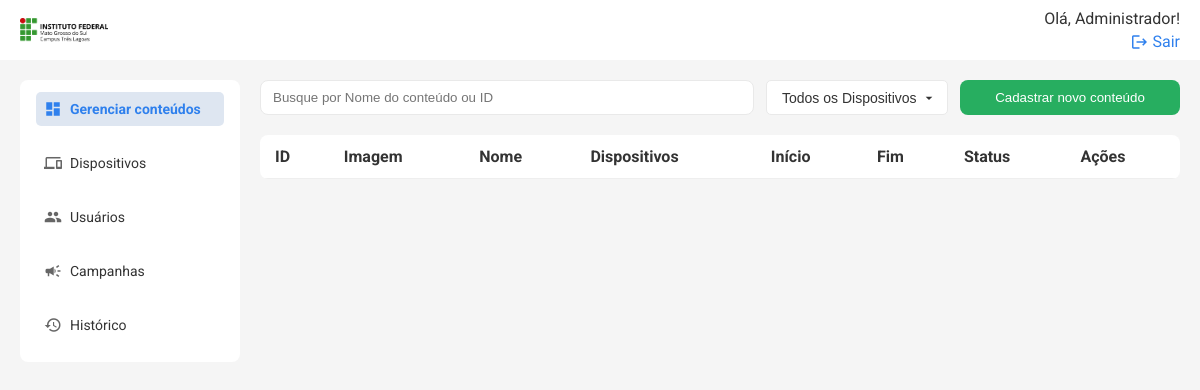
Before: /conteudos/ (signed in) with the older database file.
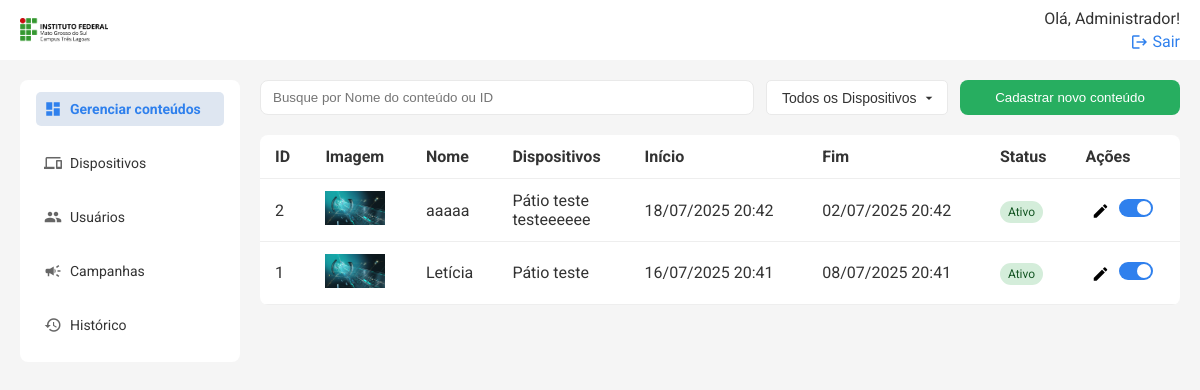
After: the same page with the newer database file.
### models.py (models this page shows, shortened)
class User(db.Model):
    id = db.Column(db.Integer, primary_key=True)
    name = db.Column(db.String(50), nullable=False)
    email = db.Column(db.String(120), nullable=False, unique=True)
    status = db.Column(db.String(10), nullable=False, default='Ativo')
    senha = db.Column(db.String(100), nullable=False)
    logUser = db.relationship('Log', backref=db.backref('user'))
    is_admin = db.Column(db.Boolean, default=False)

class Conteudo(db.Model):
    id = db.Column(db.Integer, primary_key=True)
    nome = db.Column(db.String(100), nullable=False)
    imagem = db.Column(db.String(200))
    status = db.Column(db.String(20), default='Ativo')
    data_inicio = db.Column(db.DateTime, nullable=True)
    data_fim = db.Column(db.DateTime, nullable=True)
    dispositivos = db.relationship('ConteudoDispositivo', back_populates='conteudo', cascade='all, delete-orphan')

class ConteudoDispositivo(db.Model):
    id = db.Column(db.Integer, primary_key=True)
    conteudo_id = db.Column(db.Integer, db.ForeignKey('conteudo.id'))
    dispositivo_id = db.Column(db.Integer, db.ForeignKey('tela.idTela'))
    conteudo = db.relationship('Conteudo', back_populates='dispositivos')
    dispositivo = db.relationship('Tela')

class Tela(db.Model):
    idTela = db.Column(db.Integer, primary_key=True)
    nomeDispositivo = db.Column(db.String(20), nullable=False)
    enderecoIp = db.Column(db.String(15), nullable=False, unique=True)
    status = db.Column(db.String(10), nullable=False, default='Ativo')

### routes/conteudos.py (the view)
@conteudos_bp.route('/')
@login_required
def listar_conteudos():
    conteudos = Conteudo.query.order_by(Conteudo.id.desc()).all()
    dispositivos = Tela.query.filter_by(status='Ativo').all()
    return render_template('index.html', conteudos=conteudos, dispositivos=dispositivos)

### templates/index.html (shortened to what this page needs)
{% extends 'base.html' %} {% block title %}Conteúdos{% endblock %} {% block
content %}
<div class="search-cta">
    <input
        type="text"
        placeholder="Busque por Nome do conteúdo ou ID"
        class="search"
        id="buscaConteudos"
    />
    <select id="filtroDispositivo">
        <option value="">Todos os Dispositivos</option>
    </select>
    <button class="btn" onclick="openModal()">Cadastrar novo conteúdo</button>
</div>
<table class="table">
    <thead>
        <tr>
            <th>ID</th>
            <th>Imagem</th>
            <th>Nome</th>
            <th>Dispositivos</th>
            <th>Início</th>
            <th>Fim</th>
            <th>Status</th>
            <th>Ações</th>
        </tr>
    </thead>
    <tbody id="conteudosTableBody">
        {% for conteudo in conteudos %}
        <tr>
            <td>{{ conteudo.id }}</td>
            <td>
                {% if conteudo.imagem %}
                <img
                    src="{{ url_for('static', filename=conteudo.imagem) }}"
                    alt="Imagem Conteúdo"
                    width="60"
                />
                {% else %}
                <em>Sem imagem</em>
                {% endif %}
            </td>
            <td>{{ conteudo.nome }}</td>
            <td>
                {% for rel in conteudo.dispositivos %}
                <span class="chip">{{ rel.dispositivo.nomeDispositivo }} </span
                ><br />
                {% endfor %}
            </td>
            <td>
                {{ conteudo.data_inicio.strftime('%d/%m/%Y %H:%M') if
                conteudo.data_inicio else '-' }}
            </td>
            <td>
                {{ conteudo.data_fim.strftime('%d/%m/%Y %H:%M') if
                conteudo.data_fim else '-' }}
            </td>
            <td>
                <span
                    class="status {{ 'ativo' if conteudo.status == 'Ativo' else 'inativo' }}"
                >
                    {{ conteudo.status }}
                </span>
            </td>
            <td>
                <button
                    class="edit"
                    title="Editar conteúdo"
                    onclick="editConteudo({{ conteudo.id }})"
                >
                    <span class="material-icons">edit</span>
                </button>
                <label class="switch" title="Ativar/Inativar conteúdo">
                    <span class="slider"></span>
                </label>
            </td>
        </tr>
        {% endfor %}
    </tbody>
</table>
{% endblock %}

### templates/base.html (shortened to what this page needs)
<!DOCTYPE html>
<html lang="pt-BR">
    <head>
        <link
            rel="stylesheet"
            href="{{ url_for('static', filename='styles.css') }}"
        />
    </head>
    <body>
        {% include 'topo.html' %}
        <div class="container">
            {% include 'menu.html' %}
            <main class="content">{% block content %}{% endblock %}</main>
        </div>
    </body>
</html>

### templates/topo.html (shortened to what this page needs)
<header class="topbar">
    <a href="{{ url_for('conteudos.listar_conteudos') }}" class="logo-topo">
        <img
            src="{{ url_for('static', filename='images/logo-ifms-tl.png') }}"
            alt="IFMS Logo"
            style="height: 24px; vertical-align: middle; margin-right: 8px"
        />
    </a>
    <div class="profile">
        {% if session['user_name'] %}
        <span>Olá, {{ session['user_name'] }}!</span>
        <a href="{{ url_for('auth.logout') }}">
            <span class="material-icons">logout</span>
            Sair
        </a>
        {% else %}
        <a href="{{ url_for('auth.login_usuario') }}">Entrar</a>
        {% endif %}
    </div>
</header>

### templates/menu.html
<aside class="sidebar">
    <nav>
        <a
            href="{{ url_for('conteudos.listar_conteudos') }}"
            class="{% if request.path == url_for('conteudos.listar_conteudos') %}active{% endif %}"
        >
            <span class="material-icons">dashboard</span>
            Gerenciar conteúdos
        </a>
        <a
            href="{{ url_for('telas.listar_dispositivos') }}"
            class="{% if request.path == url_for('telas.listar_dispositivos') %}active{% endif %}"
        >
            <span class="material-icons">devices</span>
            Dispositivos
        </a>
        {% if session.get('user_id') and session.get('is_admin') %}
        <a
            href="{{ url_for('users.listar_usuarios') }}"
            class="{% if request.path == url_for('users.listar_usuarios') %}active{% endif %}"
        >
            <span class="material-icons">people</span>
            Usuários
        </a>
        {% endif %}
        <a
            href="{{ url_for('campanhas.listar_campanhas') }}"
            class="{% if request.path == url_for('campanhas.listar_campanhas') %}active{% endif %}"
        >
            <span class="material-icons">campaign</span>
            Campanhas
        </a>
        <a
            href="{{ url_for('historico.listar_historico') }}"
            class="{% if request.path == url_for('historico.listar_historico') %}active{% endif %}"
        >
            <span class="material-icons">history</span>
            Histórico
        </a>
    </nav>
</aside>

### static/styles.css (style rules this page uses)
* { box-sizing: border-box; }
body { margin: 0; font-family: 'Roboto', sans-serif; color: #333; background-color: #f5f5f5; }
.container { display: flex; height: 100vh; }
.sidebar { width: 220px; background: #ffffff; font-size: 14px; padding: 12px 16px 0 16px; box-sizing: border-box; margin: 80px 0 0 20px; border-radius: 8px; height: fit-content; }
.sidebar nav a { display: flex; align-items: center; gap: 8px; margin-bottom: 20px; text-decoration: none; color: #333; padding: 8px; border-radius: 5px; transition: background 0.3s; }
.sidebar nav a .material-icons { font-size: 20px; color: #666; }
.sidebar nav a.active .material-icons { color: #2f80ed; }
.sidebar nav a.active { background: #dee6f1; font-weight: bold; color: #2f80ed; }
.content { flex: 1; padding: 20px; overflow-y: auto; margin-top: 60px; box-sizing: border-box; }
.topbar { width: 100%; background: #ffffff; padding-inline: 20px; box-sizing: border-box; display: flex; justify-content: space-between; align-items: center; position: fixed; top: 0; left: 0; height: 60px; z-index: 100; }
.topbar .profile a { text-align: right; font-size: 16px; color: #2f80ed; text-decoration: none; display: flex; align-items: center; gap: 4px; }
.topbar .profile a .material-icons { font-size: 16px; }
.profile { display: flex; flex-direction: column; align-items: flex-end; gap: 4px; }
.search-cta { display: flex; gap: 12px; margin-bottom: 20px; }
.search { padding: 8px 12px; width: 100%; border: 1px solid #e9e9e9; border-radius: 8px; outline: none; }
.btn { background: #27ae60; color: white; border: none; padding: 10px 15px; border-radius: 8px; min-width: 220px; }
button { cursor: pointer; }
.table { width: 100%; border-collapse: collapse; background: white; border-radius: 8px; overflow: hidden; }
.table th, .table td { padding: 12px 15px; border-bottom: 1px solid #eee; vertical-align: middle; }
.table th { text-align: left; }
.status { padding: 4px 8px; border-radius: 12px; font-size: 12px; }
.status.ativo { background: #d4edda; color: #155724; }
.edit { background: none; border: none; cursor: pointer; }
.material-icons { font-size: 18px !important; vertical-align: middle; }
.switch { position: relative; display: inline-block; width: 34px; height: 18px; }
.slider { position: absolute; cursor: pointer; top: 0; left: 0; right: 0; bottom: 0; background-color: #ccc; transition: 0.4s; border-radius: 18px; }
.slider:before { position: absolute; content: ''; height: 14px; width: 14px; left: 2px; bottom: 2px; background-color: white; transition: 0.4s; border-radius: 50%; }
input:checked + .slider { background-color: #2f80ed; }
input:checked + .slider:before { transform: translateX(16px); }
#filtroDispositivo { padding: 0px 30px 0px 15px; border-radius: 5px; border: 1px solid #e9e9e9; font-size: 14px; background-color: #fff; color: #333; appearance: none; -webkit-appearance: none; -moz-appearance: none; background-repeat: no-repeat; background-position: right 10px center; background-size: 16px 16px; outline: none; }

Changed rows visible on the page:
added Conteudo: id "2", imagem (picture), nome "aaaaa", data_inicio "18/07/2025 20:42", data_fim "02/07/2025 20:42", status "Ativo"
added ConteudoDispositivo: dispositivo.nomeDispositivo "Pátio teste", shown under "2"
added ConteudoDispositivo: dispositivo.nomeDispositivo "testeeeeee", shown under "2"
added Conteudo: id "1", imagem (picture), nome "Letícia", data_inicio "16/07/2025 20:41", data_fim "08/07/2025 20:41", status "Ativo"
added ConteudoDispositivo: dispositivo.nomeDispositivo "Pátio teste", shown under "1"
